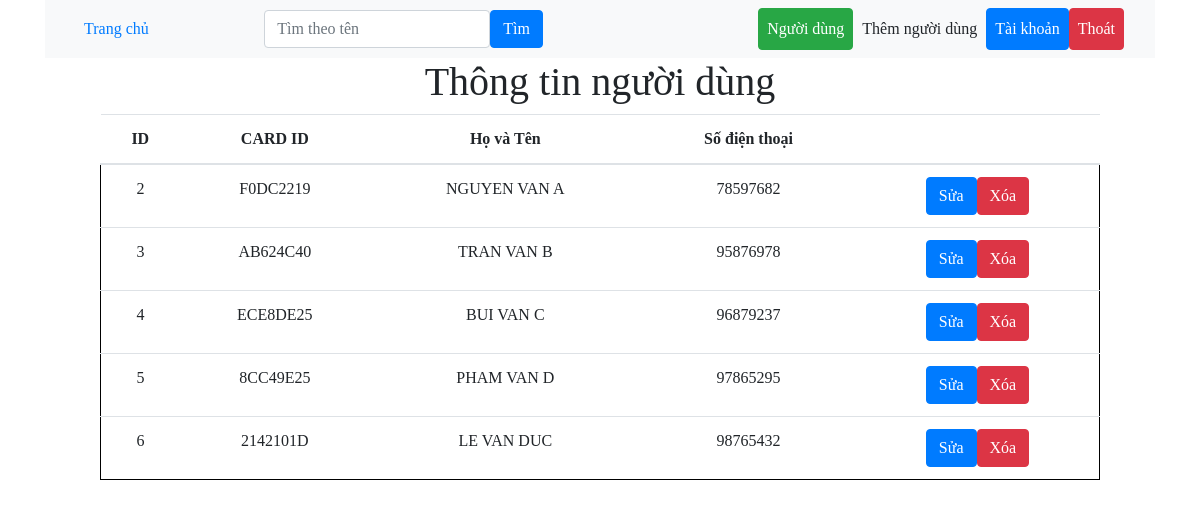
The page /user/ (signed in) on the database its author committed.
### MatMa/models.py (models this page shows)
class User1(models.Model):
    name = models.CharField(max_length=100)
    cardID = models.CharField(max_length=8)
    phone = models.IntegerField()

### MatMa/views.py (the view)
# urls.py: path('user/', views.user, name='user'),
@login_required(login_url='signin')
def user(request):
    nguoidung = User1.objects.all()
    return render(request, 'user.html', {'nguoidung':nguoidung})

### MatMa/templates/user.html (shortened to what this page needs)
{% extends 'base.html' %}
{% block content %}
        <h1 style="text-align:center; font-family:digital">Thông tin người dùng</h1>
        <table class="table col-10 mx-auto text-center ok">
            <thead>
              <tr>
                <th scope="col">ID</th>
                <th scope="col">CARD ID</th>
                <th scope="col">Họ và Tên</th>
                <th scope="col">Số điện thoại</th>
                <th scope="col"></th>
              </tr>
            </thead>
            <tbody class="pad">
                {% for log in nguoidung %}
                <tr>
                    <td>{{log.id}}</td>
                    <td>{{log.cardID}}</td>
                    <td>{{log.name}}</td>
                    <td>{{log.phone}}</td>
                    <td><a href="{% url 'edit_user' log.id %}" class="btn btn-primary">Sửa</a><a href="{% url 'delete_user' log.id %}" class="btn btn-danger">Xóa</a></td>
                </tr>
                {% endfor %}
            </tbody>
        </table>
{% endblock %}

### MatMa/templates/base.html (shortened to what this page needs)
<!DOCTYPE html>
<html lang='en'>
    <head>
        <link rel="stylesheet" href="C:\Users\vandu\Documents\venv\myProject\myApp\templates\pages\style.cssf">
        <link rel="stylesheet" href="https://cdn.jsdelivr.net/npm/bootstrap@4.3.1/dist/css/bootstrap.min.css">
    </head>
    <body>
        <div class="menu-bar ok">
            <div class="container">
                <nav class="navbar navbar-expand-lg bg-light">
                    <div class="container-fluid">
                        <div class="collapse navbar-collapse" id="navbarSupportedContent">
                            <ul class="navbar-nav me-auto mb-2 mb-lg-0">
                                <li class="nav-item">
                                    <a class="nav-link active" aria-current="page" href="/">Trang chủ</a>
                                </li>
                            </ul>
                            <ul class="navbar-nav mx-auto mb-2 mb-lg-0">
                                <form class="d-flex" role="search" method="POST" action="{% url 'search' %}">
                                    <input class="form-control me-2" type="search" placeholder="Tìm theo tên" aria-label="search" name="searched">
                                    <button class="btn btn-primary" type="submit">Tìm</button>
                                </form>
                            </ul>
                            <ul class="navbar-nav ml-auto mb-2 mb-lg-0">
                                {% if user.is_authenticated %}
                                <a class="nav-link btn btn-success" aria-current="page" href="{% url 'user' %}">Người dùng</a>
                                <a class="nav-link btn btn-succes" href="{% url 'adduser' %}">Thêm người dùng</a>
                                <a class="nav-link btn btn-primary" href="{% url 'profile' %}">Tài khoản</a>
                                <a class="nav-link btn btn-danger" href="{% url 'signout' %}">Thoát</a>
                                {% else %}
                                <a class="nav-link btn btn-primary" href="{% url 'signin' %}">Đăng nhập</a>
                                <a class="nav-link btn btn-primary" href="{% url 'signup' %}">Đăng ký</a>
                                {% endif %}
                            </ul>
                        </div>
                    </div>
                  </nav>
            </div>
        </div>
        {% block content %}
        {% endblock %}
    </body>
</html>

### MatMa/templates/base.html (style rules this page uses)
.ok { font-family: digital; }
.pad { border: 1px solid black; }

### rows shown on the page
User1: id "2", cardID "F0DC2219", name "NGUYEN VAN A", phone "78597682"
User1: id "3", cardID "AB624C40", name "TRAN VAN B", phone "95876978"
User1: id "4", cardID "ECE8DE25", name "BUI VAN C", phone "96879237"
User1: id "5", cardID "8CC49E25", name "PHAM VAN D", phone "97865295"
User1: id "6", cardID "2142101D", name "LE VAN DUC", phone "98765432"
